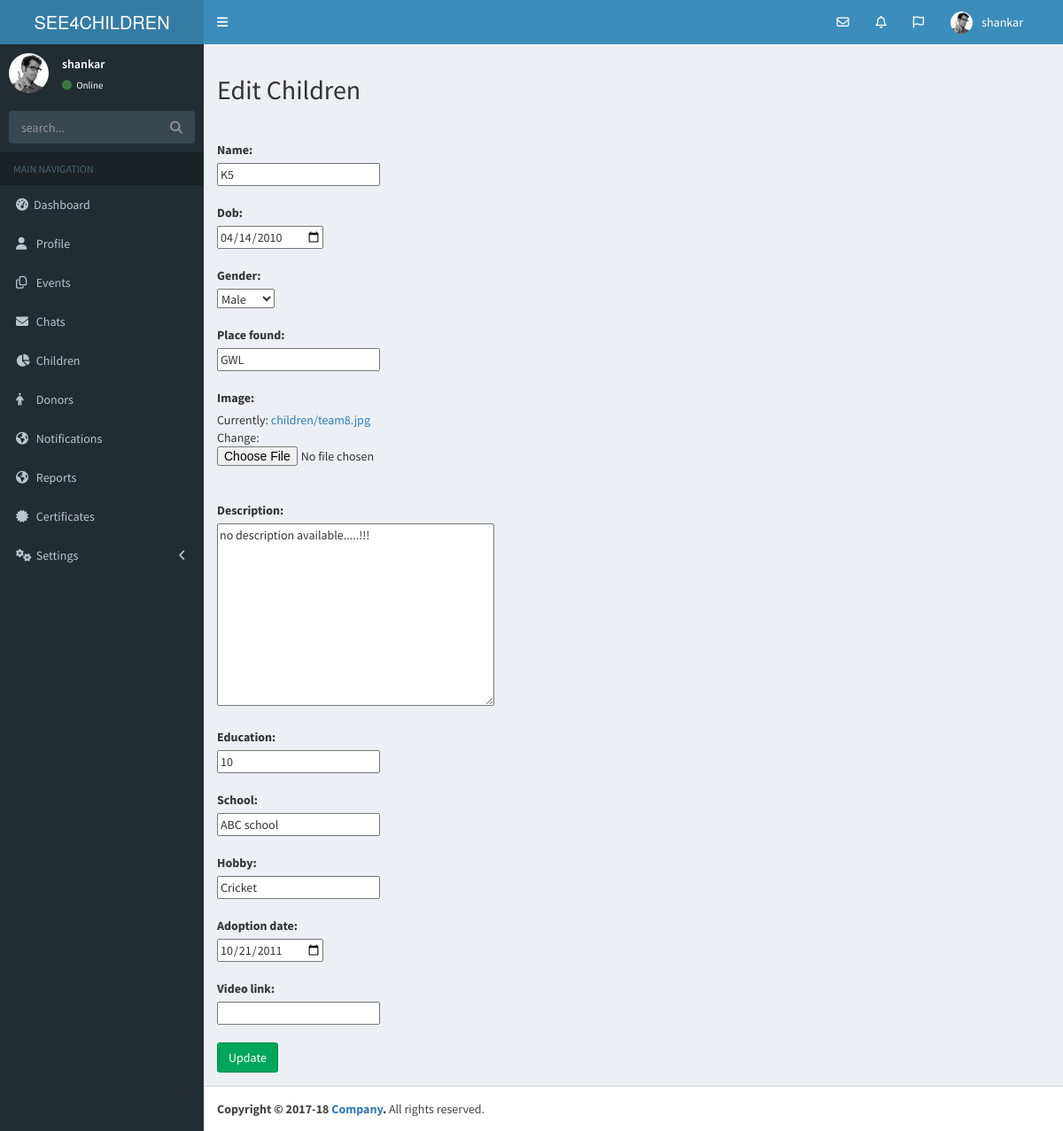
The app's page /edit_children/3/ (signed in) with its own data.
### NGO/models.py (models this page shows, shortened)
class Children(models.Model):
    ngo = models.ForeignKey(NGO, on_delete=models.CASCADE)
    code = models.UUIDField(max_length=3, default=uuid.uuid4, editable=False, unique=True)
    name = models.CharField(max_length=100, db_index=True)
    dob = models.DateField()
    place_found = models.CharField(max_length=100)
    gender = models.CharField(choices=(
        ('m', "Male"),
        ('f', "Female")
    ),
        max_length=1
    )
    image = models.ImageField(upload_to='children/', validators=[validate_file_size])
    education = models.CharField(max_length=5, blank=True)
    school = models.CharField(max_length=50, blank=True)
    hobby = models.CharField(max_length=20, blank=True)
    adoption_date = models.DateField(blank=True)
    description = models.TextField(blank=True)
    video_link = models.URLField(blank=True)

### NGO/views.py (the view)
# urls.py: url(r'^edit_children/(?P<id>\d+)/$', views.children_edit, name='edit_children'),
@login_required
def children_edit(request, id):
    instance = get_object_or_404(Children, id=id)
    form = ChildrenForm(request.POST or None, request.FILES or None, instance=instance)
    if form.is_valid():
        instance = form.save(commit=False)
        instance.save()
        return redirect('/children_detail/%d/' % int(id))
    context = {
        "instance": instance,
        "form": form,
    }
    return render(request, "ngo/edit_children.html", context)

### NGO/forms.py
class ChildrenForm(forms.ModelForm):
    class Meta:
        model = Children
        fields = ['name', 'dob', 'gender', 'place_found', 'image', 'description', 'education', 'school', 'hobby',
                  'adoption_date', 'video_link']
        widgets = {'dob': DateInput(), 'adoption_date': DateInput()}

### templates/ngo/edit_children.html (shortened to what this page needs)
{% extends 'ngo/base.html' %}
{% load static %}
{% block content %}
    <div class="content-wrapper">
    <section class="content">
    <h2>Edit Children</h2><hr/>
        <form method="post" enctype="multipart/form-data">
        {% for fields in form %}
        {{ fields.label_tag }}<br>
        {{ fields }}
        {{ fields.errors }}<br><br>
        {% endfor %}
        <button type="submit" class="btn btn-success">Update</button>
    </form>
    </section>
    </div>
{% endblock %}

### templates/ngo/base.html (shortened to what this page needs)
<!DOCTYPE html>
<html>
<head>
    {% load staticfiles %}
  <link rel="stylesheet" href="{% static 'bower_components/bootstrap/dist/css/bootstrap.min.css' %}">
  <link rel="stylesheet" href="{% static 'bower_components/font-awesome/css/font-awesome.min.css' %}">
  <link rel="stylesheet" href="{% static 'bower_components/Ionicons/css/ionicons.min.css' %}">
  <link rel="stylesheet" href="{% static 'dist/css/AdminLTE.min.css' %}">
  <link rel="stylesheet" href="{% static 'dist/css/skins/_all-skins.min.css' %}">
  <link rel="stylesheet" href="{% static 'plugins/bootstrap-wysihtml5/bootstrap3-wysihtml5.min.css' %}">
  <link rel="stylesheet" href="http://code.jquery.com/ui/1.8.18/themes/base/jquery-ui.css" type="text/css" media="all"/>
</head>
<body class="hold-transition skin-blue sidebar-mini">
 <header class="main-header">
    <a href="/" class="logo">
      <span class="logo-lg">SEE4CHILDREN</span>
    </a>
    <nav class="navbar navbar-static-top" role="navigation">
      <a href="#" class="sidebar-toggle" data-toggle="push-menu" role="button">
      </a>
      <div class="navbar-custom-menu">
        <ul class="nav navbar-nav">
          <li class="dropdown messages-menu">
            <a href="#" class="dropdown-toggle" data-toggle="dropdown">
              <i class="fa fa-envelope-o"></i>
            </a>
          </li>
          <li class="dropdown notifications-menu">
            <a href="#" class="dropdown-toggle" data-toggle="dropdown">
              <i class="fa fa-bell-o"></i>
            </a>
          </li>
          <li class="dropdown tasks-menu">
            <a href="#" class="dropdown-toggle" data-toggle="dropdown">
              <i class="fa fa-flag-o"></i>
            </a>
          </li>
          <li class="dropdown user user-menu">
            <a href="#" class="dropdown-toggle" data-toggle="dropdown">
              <img src="{% static "dist/img/user2-160x160.jpg" %}" class="user-image" alt="User Image">
              <span class="hidden-xs">{{ user }}</span>
            </a>
          </li>
          <li>
            <a href="#"></a>
          </li>
        </ul>
      </div>
    </nav>
  </header>
  <aside class="main-sidebar">
      {% if not loggedIn %}
    <section class="sidebar">
      <div class="user-panel">
        <div class="pull-left image">
          <img src="{% static "dist/img/user2-160x160.jpg" %}" class="img-circle" alt="User Image">
        </div>
        <div class="pull-left info">
          <p>{{ user }}</p>
          <a href="#"><i class="fa fa-circle text-success"></i> Online</a>
        </div>
      </div>
      <form method="get" role="search" action="{% url 'NGO:index' %}" class="sidebar-form">
        <div class="input-group">
          <input type="text" name="q" class="form-control" value="{{ request.GET.get }}" placeholder="search...">
          <span class="input-group-btn">
              <button type="submit" class="btn btn-flat"><i class="fa fa-search"></i>
              </button>
            </span>
        </div>
      </form>
        <ul class="sidebar-menu" data-widget="tree">
        <li class="header">MAIN NAVIGATION</li>
        <li>
          <a href="/">
            <i class="fa fa-dashboard"></i><span>Dashboard</span>
          </a>
        </li>
        <li>
          <a href="/profile/">
            <i class="fa fa-user"></i> <span>Profile</span>
          </a>
        </li>
        <li>
          <a href="/event_list/">
            <i class="fa fa-files-o"></i>
            <span>Events</span>
          </a>
        </li>
        <li>
          <a href="/messages/admin/">
            <i class="fa fa-envelope"></i> <span>Chats</span>
          </a>
        </li>
        <li>
          <a href="/children_list/">
            <i class="fa fa-pie-chart"></i>
            <span>Children</span>
          </a>
        </li>
        <li>
          <a href="/donor_list/">
            <i class="fa fa-male"></i> <span>Donors</span>
          </a>
        </li>
         <li>
          <a href="/notification_list/">
            <i class="fa fa-globe"></i> <span>Notifications</span>
          </a>
        </li>
        <li>
          <a href="/reports/">
            <i class="fa fa-globe"></i> <span>Reports</span>
          </a>
        </li>
        <li>
          <a href="/certificate/">
            <i class="fa fa-certificate"></i> <span>Certificates</span>
          </a>
        </li>
        <li class="treeview">
          <a href="#">
            <i class="fa fa-gears"></i> <span>Settings</span>
            <span class="pull-right-container">
              <i class="fa fa-angle-left pull-right"></i>
            </span>
          </a>
        </li>
        </ul>
    </section>
      {% endif %}
  </aside>
    {% block content %}
    {% endblock %}
<footer class="main-footer">
    <strong>Copyright &copy; 2017-18 <a href="#">Company</a>.</strong> All rights reserved.
  </footer>
</body>
</body>
</html>

### records on screen
Children: form "K5" "04/14/2010" "Male" "GWL" "no description available.....!!!" "10" "ABC school" "Cricket" "10/21/2011"

### other values on screen
{{ user }} "shankar"
{{ fields.label_tag }} "Name:" "Dob:" "Gender:" "Place found:" "Image:" "Description:" "Education:" "School:" "Hobby:" "Adoption date:" "Video link:"
